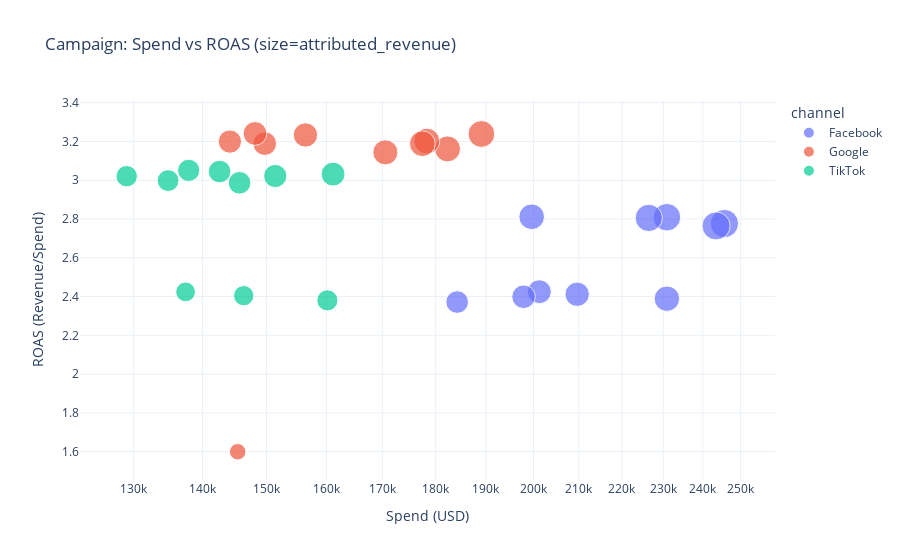

The cell this chart's notebook holds for it:
### Code cell
# Cell 5: Campaign scatter (spend vs roas)
print("## Campaign scatter: Spend vs ROAS")

if campaign is None:
    print("campaign_metrics missing.")
else:
    camp = campaign.copy()
    # ensure numeric & avoid divide-by-zero
    camp['spend'] = pd.to_numeric(camp['spend'], errors='coerce').fillna(0.0)
    camp['attributed_revenue'] = pd.to_numeric(camp['attributed_revenue'], errors='coerce').fillna(0.0)
    camp['roas'] = camp['attributed_revenue'] / camp['spend'].replace(0, np.nan)
    camp['impression'] = pd.to_numeric(camp.get('impression', 0))
    camp['clicks'] = pd.to_numeric(camp.get('clicks', 0))

    fig = px.scatter(camp, x='spend', y='roas', size='attributed_revenue', color='channel',
                     hover_data=['campaign'], title='Campaign: Spend vs ROAS (size=attributed_revenue)', log_x=True)
    fig.update_layout(xaxis_title='Spend (USD)', yaxis_title='ROAS (Revenue/Spend)')
    fig.show()
    try:
        fig.write_image(str(FIG_DIR/"campaign_scatter.png"), width=1000, height=600)
    except Exception:
        pass

    # Top & bottom tables
    top_roas = camp.sort_values('roas', ascending=False).head(10)
    worst_roas = camp.sort_values('roas', ascending=True).head(10)
    top_roas.to_csv(FIG_DIR/"top_campaigns_by_roas.csv", index=False)
    worst_roas.to_csv(FIG_DIR/"worst_campaigns_by_roas.csv", index=False)
    top_roas[['channel','campaign','spend','attributed_revenue','roas']].head(10)

### Figure 1 — Plotly figure (JSON) as saved in the notebook; plotly's stock layout.template omitted (floating-point values rounded to 4 significant figures)
{"data": [{"customdata": [["Facebook - Prospecting - C04"], ["Facebook - Prospecting - C08"], ["Facebook - ASC - C01"], ["Facebook - Prospecting - C02"], ["Facebook - ASC - C06"], ["Facebook - Prospecting - C09"], ["Facebook - ASC - C10"], ["Facebook - ASC - C07"], ["Facebook - ASC - C05"], ["Facebook - Prospecting - C03"]], "hovertemplate": "channel=Facebook<br>spend=%{x}<br>roas=%{y}<br>attributed_revenue=%{marker.size}<br>campaign=%{customdata[0]}<extra></extra>", "legendgroup": "Facebook", "marker": {"color": "#636efa", "size": [682200.0, 673000.0, 648700.0, 551700.0, 635300.0, 505600.0, 488100.0, 561200.0, 474700.0, 436900.0], "sizemode": "area", "sizeref": 1705.0, "symbol": "circle"}, "mode": "markers", "name": "Facebook", "orientation": "v", "showlegend": true, "type": "scatter", "x": [245700.0, 243500.0, 230900.0, 230900.0, 226400.0, 209600.0, 201300.0, 199600.0, 197900.0, 184200.0], "xaxis": "x", "y": [2.777, 2.764, 2.809, 2.389, 2.806, 2.412, 2.425, 2.812, 2.399, 2.372], "yaxis": "y"}, {"customdata": [["Google - Non-Branded Search - C10"], ["Google - Non-Branded Search - C04"], ["Google - Display - C08"], ["Google - Non-Branded Search - C05"], ["Google - Non-Branded Search - C02"], ["Google - Display - C09"], ["Google - Non-Branded Search - C03"], ["Google - Display - C01"], ["Google - Non-Branded Search - C06"], ["Google - Display - C07"]], "hovertemplate": "channel=Google<br>spend=%{x}<br>roas=%{y}<br>attributed_revenue=%{marker.size}<br>campaign=%{customdata[0]}<extra></extra>", "legendgroup": "Google", "marker": {"color": "#EF553B", "size": [612400.0, 576400.0, 570900.0, 565700.0, 536000.0, 505800.0, 477500.0, 480200.0, 232600.0, 461400.0], "sizemode": "area", "sizeref": 1705.0, "symbol": "circle"}, "mode": "markers", "name": "Google", "orientation": "v", "showlegend": true, "type": "scatter", "x": [189100.0, 182300.0, 178300.0, 177400.0, 170500.0, 156400.0, 149700.0, 148200.0, 145400.0, 144200.0], "xaxis": "x", "y": [3.239, 3.162, 3.202, 3.189, 3.144, 3.234, 3.189, 3.241, 1.599, 3.2], "yaxis": "y"}, {"customdata": [["TikTok - Spark Ads - C09"], ["TikTok - Spark Ads - C05"], ["TikTok - Spark Ads - C08"], ["TikTok - Spark Ads - C04"], ["TikTok - Retargeting - C10"], ["TikTok - Retargeting - C01"], ["TikTok - Retargeting - C02"], ["TikTok - Retargeting - C03"], ["TikTok - Retargeting - C07"], ["TikTok - Spark Ads - C06"]], "hovertemplate": "channel=TikTok<br>spend=%{x}<br>roas=%{y}<br>attributed_revenue=%{marker.size}<br>campaign=%{customdata[0]}<extra></extra>", "legendgroup": "TikTok", "marker": {"color": "#00cc96", "size": [488600.0, 381300.0, 457600.0, 351900.0, 435200.0, 434200.0, 420900.0, 333300.0, 404500.0, 389800.0], "sizemode": "area", "sizeref": 1705.0, "symbol": "circle"}, "mode": "markers", "name": "TikTok", "orientation": "v", "showlegend": true, "type": "scatter", "x": [161200.0, 160200.0, 151400.0, 146400.0, 145700.0, 142600.0, 137900.0, 137500.0, 134900.0, 129000.0], "xaxis": "x", "y": [3.032, 2.38, 3.022, 2.405, 2.987, 3.045, 3.051, 2.424, 2.998, 3.021], "yaxis": "y"}], "layout": {"legend": {"itemsizing": "constant", "title": {"text": "channel"}, "tracegroupgap": 0}, "title": {"text": "Campaign: Spend vs ROAS (size=attributed_revenue)"}, "xaxis": {"anchor": "y", "domain": [0, 1], "title": {"text": "Spend (USD)"}, "type": "log"}, "yaxis": {"anchor": "x", "domain": [0, 1], "title": {"text": "ROAS (Revenue/Spend)"}}}}
